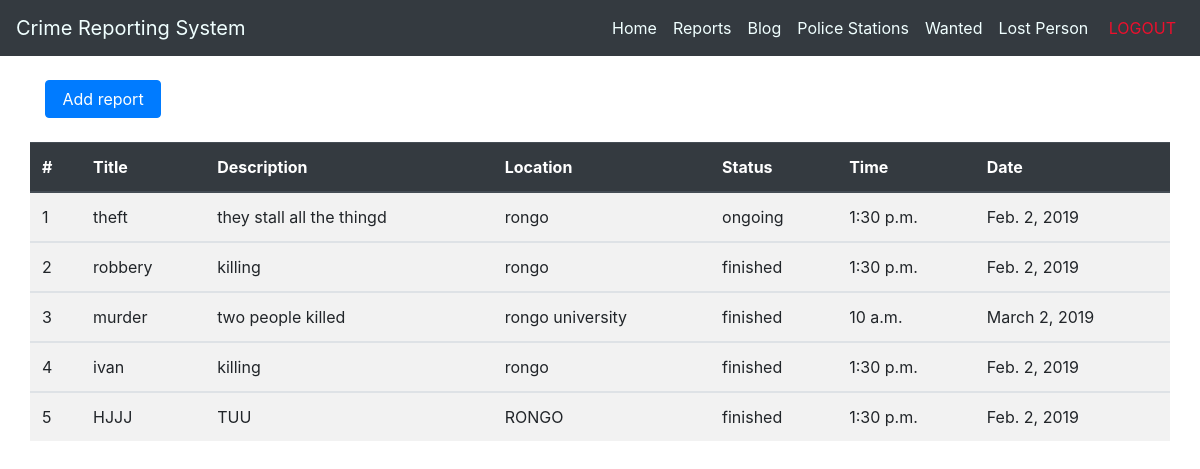
The page /Adminreports (signed in) on the database its author committed.
### reports/models.py (models this page shows, shortened)
class Report(models.Model):
    title = models.CharField(max_length=50)
    description = models.CharField(max_length=250)
    location = models.CharField(max_length=50)
    status = models.CharField(max_length=50)
    Time = models.TimeField(auto_now=False, auto_now_add=False)
    Date = models.DateField(auto_now=False, auto_now_add=False)
    image = models.ImageField(upload_to=None, height_field=None, width_field=None, max_length=None)

### Adminsite/views.py (the view)
# urls.py: path('Adminreports', views.reports, name='Adminreports'),
@login_required
def reports(request):
    query_results = Report.objects.all()
    context ={
        'query_results':query_results
    }
    return render(request, 'Adminsite/reports.html', context)

### Adminsite/templates/Adminsite/reports.html
{% extends 'Adminsite/base.html' %}
{% block content %}
<div class="container"><br>
        <a  href ="{% url 'Admin:Addreport'%}" class="btn btn-primary">&nbsp;Add report&nbsp;</a><br><br>
    <div class="row">
            <table class="table table-striped">
                <thead class="thead-dark">
                        <tr>
                                <th>#</th>
                                <th>Title</th>
                                <th>Description</th>
                                <th>Location</th>
                                <th>Status</th>
                                <th>Time</th>
                                <th>Date</th>
                        </tr>
                </thead>
                    {% for item in query_results %}
                    <tbody>
                            <tr scope="row">
                                    <td>{{ forloop.counter }}</td>
                                    <td>{{ item.title }}</td>
                                    <td>{{ item.description}}</td>
                                    <td>{{ item.location}}</td>
                                    <td>{{ item.status}}</td>
                                    <td>{{ item.Time}}</td>
                                    <td>{{ item.Date}}</td>
                            </tr>
                    </tbody>
                    {% endfor %}
                </table>
    </div>
</div>
{% endblock  %}

### rows shown on the page
Report: title "theft", description "they stall all the thingd", location "rongo", status "ongoing", Time "1:30 p.m.", Date "Feb. 2, 2019"
Report: title "robbery", description "killing", location "rongo", status "finished", Time "1:30 p.m.", Date "Feb. 2, 2019"
Report: title "murder", description "two people killed", location "rongo university", status "finished", Time "10 a.m.", Date "March 2, 2019"
Report: title "ivan", description "killing", location "rongo", status "finished", Time "1:30 p.m.", Date "Feb. 2, 2019"
Report: title "HJJJ", description "TUU", location "RONGO", status "finished", Time "1:30 p.m.", Date "Feb. 2, 2019"
